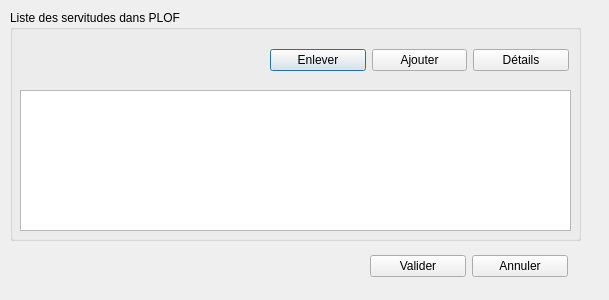
<?xml version="1.0" encoding="UTF-8"?>
<ui version="4.0">
 <class>Dialog</class>
 <widget class="QDialog" name="Dialog">
  <property name="geometry">
   <rect>
    <x>0</x>
    <y>0</y>
    <width>609</width>
    <height>300</height>
   </rect>
  </property>
  <property name="windowTitle">
   <string>Liste des servitudes</string>
  </property>
  <widget class="QGroupBox" name="groupBox">
   <property name="geometry">
    <rect>
     <x>10</x>
     <y>10</y>
     <width>571</width>
     <height>231</height>
    </rect>
   </property>
   <property name="title">
    <string>Liste des servitudes dans PLOF</string>
   </property>
   <widget class="QWidget" name="horizontalLayoutWidget">
    <property name="geometry">
     <rect>
      <x>260</x>
      <y>30</y>
      <width>299</width>
      <height>41</height>
     </rect>
    </property>
    <layout class="QHBoxLayout" name="horizontalLayout">
     <item>
      <widget class="QPushButton" name="pushButton_3">
       <property name="text">
        <string>Enlever</string>
       </property>
      </widget>
     </item>
     <item>
      <widget class="QPushButton" name="pushButton_2">
       <property name="text">
        <string>Ajouter</string>
       </property>
      </widget>
     </item>
     <item>
      <widget class="QPushButton" name="pushButton">
       <property name="text">
        <string>Détails</string>
       </property>
      </widget>
     </item>
    </layout>
   </widget>
   <widget class="QWidget" name="verticalLayoutWidget">
    <property name="geometry">
     <rect>
      <x>10</x>
      <y>80</y>
      <width>551</width>
      <height>141</height>
     </rect>
    </property>
    <layout class="QVBoxLayout" name="verticalLayout">
     <item>
      <widget class="QTableWidget" name="tableWidget"/>
     </item>
    </layout>
   </widget>
  </widget>
  <widget class="QWidget" name="horizontalLayoutWidget_2">
   <property name="geometry">
    <rect>
     <x>370</x>
     <y>250</y>
     <width>198</width>
     <height>33</height>
    </rect>
   </property>
   <layout class="QHBoxLayout" name="horizontalLayout_2">
    <item>
     <widget class="QPushButton" name="pushButton_5">
      <property name="text">
       <string>Valider</string>
      </property>
     </widget>
    </item>
    <item>
     <widget class="QPushButton" name="pushButton_4">
      <property name="text">
       <string>Annuler</string>
      </property>
     </widget>
    </item>
   </layout>
  </widget>
 </widget>
 <resources/>
 <connections/>
</ui>
